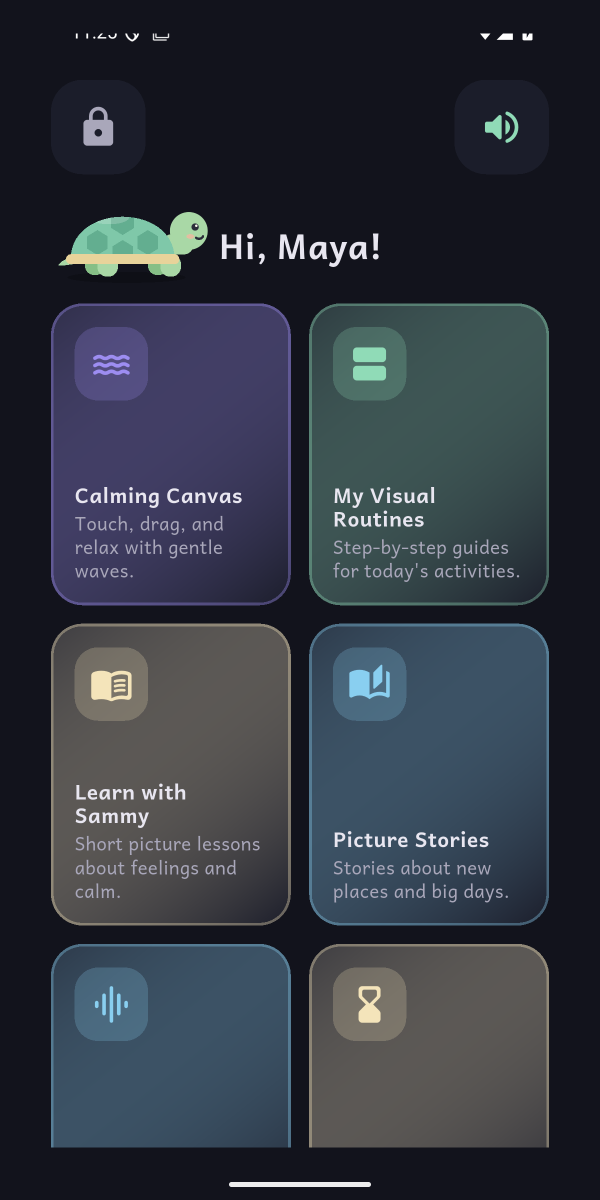
#> input picture store-assets/screenshots-play/phone-v12/02_hub.png, 1200 x 2400 px (shown at 1/2 size); its folder holds 4 pictures in this run
$ python make_website.py
#> lines starting #> are read from the running program, lines starting #| are printed output that depends on the picture
#!/usr/bin/env python3
"""Build the static website for https://safescape.homilabs.org into
firebase/hosting/: index (landing), privacy, terms and delete-account pages
with one shared header and footer. Plain HTML + CSS, relative .html links, so
it works on any static host.

    python3 scripts/make_website.py
"""
import pathlib

ROOT = pathlib.Path(__file__).resolve().parent.parent
OUT = ROOT / "firebase/hosting"
SITE = "https://safescape.homilabs.org"
EMAIL = "homilabs.smc@gmail.com"
PLAY = "https://play.google.com/store/apps/details?id=com.homilabs.safescape"
UPDATED = "28 September 2026"  # legal pages; content unchanged in v1.2

CSS = """:root {
  --bg: #12131C; --card: #1B1D2A; --raise: #262939; --text: #E8E6F0; --dim: #A9A7BA;
  --lav: #9D8DF1; --mint: #90DBB7; --sand: #F4E4BA; --blue: #89CFF0;
}
* { box-sizing: border-box; }
html { scroll-behavior: smooth; }
body { margin: 0; background: var(--bg); color: var(--text);
  font: 17px/1.65 system-ui, -apple-system, "Segoe UI", Roboto, "Noto Sans", sans-serif; }
a { color: var(--mint); }
a:hover { color: var(--sand); }
img { max-width: 100%; display: block; }
.wrap { max-width: 1040px; margin: 0 auto; padding: 0 20px; }
.narrow { max-width: 760px; }
header.site { border-bottom: 1px solid var(--raise); }
header.site .wrap { display: flex; align-items: center; gap: 12px; min-height: 64px; flex-wrap: wrap; }
.brand { display: flex; align-items: center; gap: 10px; color: var(--text); text-decoration: none; font-weight: 700; font-size: 18px; }
.brand img { width: 36px; height: 36px; border-radius: 10px; }
nav.top { margin-left: auto; display: flex; gap: 18px; flex-wrap: wrap; font-size: 15px; }
nav.top a { color: var(--dim); text-decoration: none; }
nav.top a:hover, nav.top a[aria-current] { color: var(--text); }
.hero { display: grid; grid-template-columns: 1.1fr .9fr; gap: 40px; align-items: center; padding: 56px 0 40px; }
.hero h1 { font-size: clamp(34px, 5vw, 50px); line-height: 1.1; margin: 0 0 14px; }
.hero h1 span { color: var(--lav); }
.lead { font-size: 19px; color: var(--dim); margin: 0 0 24px; }
.badges { display: flex; flex-wrap: wrap; gap: 8px; margin: 0 0 26px; padding: 0; list-style: none; }
.badges li { background: var(--card); border: 1px solid var(--raise); border-radius: 999px; padding: 4px 12px; font-size: 14px; color: var(--dim); }
.cta { display: inline-flex; align-items: center; gap: 10px; background: var(--lav); color: var(--bg); font-weight: 700;
  text-decoration: none; padding: 14px 22px; border-radius: 16px; }
.cta:hover { color: var(--bg); background: #b1a4f5; }
.cta svg { width: 22px; height: 22px; }
.note { font-size: 14px; color: var(--dim); margin-top: 10px; }
.phones { display: flex; justify-content: center; gap: 14px; }
.phone { border-radius: 26px; overflow: hidden; border: 6px solid #2b2e40; box-shadow: 0 20px 60px rgba(157,141,241,.18); background: var(--bg); }
.phone.small { width: 44%; margin-top: 40px; } .phone.big { width: 50%; }
section { padding: 40px 0; }
section h2 { font-size: 28px; margin: 0 0 8px; }
.sub { color: var(--dim); margin: 0 0 28px; }
.grid { display: grid; grid-template-columns: repeat(4, 1fr); gap: 18px; }
@media (max-width: 960px) { .grid { grid-template-columns: repeat(2, 1fr); } }
@media (max-width: 540px) { .grid { grid-template-columns: 1fr; } }
.card { background: var(--card); border: 1px solid var(--raise); border-radius: 22px; padding: 20px 22px; }
.card h3 { margin: 6px 0 6px; font-size: 19px; }
.card p { margin: 0; color: var(--dim); }
.card .shot { border-radius: 14px; margin: -4px -6px 14px; border: 1px solid var(--raise); width: calc(100% + 12px);
  height: auto; aspect-ratio: 4 / 5; object-fit: cover; object-position: top; }
.dot { width: 12px; height: 12px; border-radius: 50%; display: inline-block; }
.two { display: grid; grid-template-columns: 1fr 1fr; gap: 18px; }
ul.ticks { list-style: none; padding: 0; margin: 0; }
ul.ticks li { padding-left: 28px; position: relative; margin: 8px 0; }
ul.ticks li::before { content: "✓"; position: absolute; left: 0; color: var(--mint); font-weight: 700; }
.disclaimer { border-left: 4px solid var(--sand); background: var(--card); border-radius: 12px; padding: 14px 18px; color: var(--dim); }
footer.site { border-top: 1px solid var(--raise); margin-top: 40px; padding: 28px 0 40px; color: var(--dim); font-size: 15px; }
footer.site .wrap { display: flex; flex-wrap: wrap; gap: 10px 24px; align-items: center; }
footer.site nav { display: flex; flex-wrap: wrap; gap: 16px; margin-left: auto; }
/* Legal pages */
.doc h1 { font-size: 34px; margin: 36px 0 4px; }
.doc h2 { color: var(--lav); font-size: 21px; margin-top: 34px; }
.doc .meta { color: var(--dim); font-size: 15px; }
.doc table { border-collapse: collapse; width: 100%; font-size: 15px; }
.doc th, .doc td { text-align: left; padding: 9px 10px; border-bottom: 1px solid var(--raise); vertical-align: top; }
.doc th { color: var(--dim); font-weight: 600; }
.table-scroll { overflow-x: auto; }
.steps { counter-reset: s; list-style: none; padding: 0; }
.steps li { counter-increment: s; padding-left: 44px; position: relative; margin: 12px 0; }
.steps li::before { content: counter(s); position: absolute; left: 0; top: 0; width: 30px; height: 30px; border-radius: 50%;
  background: var(--lav); color: var(--bg); font-weight: 700; display: grid; place-items: center; }
code { background: var(--raise); padding: 1px 6px; border-radius: 6px; font-size: .92em; }
@media (max-width: 760px) {
  .hero { grid-template-columns: 1fr; padding-top: 32px; gap: 28px; }
  .two { grid-template-columns: 1fr; }
  nav.top { margin-left: 0; width: 100%; padding-bottom: 10px; }
  footer.site nav { margin-left: 0; }
}
"""

PLAY_ICON = ('<svg viewBox="0 0 24 24" aria-hidden="true"><path fill="currentColor" d="M3.6 2.2 13.4 12l-9.8 9.8c-.4-.2-.6-.6-.6-1.1V3.3'
             'c0-.5.2-.9.6-1.1Zm10.9 10.9 2.5 2.5-11 6.3 8.5-8.8Zm3.9-3.9 2.9 1.7c.8.5.8 1.7 0 2.2l-2.9 1.7-2.8-2.8 2.8-2.8ZM6 1.8l11 6.3'
             '-2.5 2.5L6 1.8Z"/></svg>')


# [35 lines left out: function page, not called in this run]


INDEX = f"""<main>
<div class="wrap">
  <section class="hero">
    <div>
      <h1>A calm place to play, breathe and get <span>ready for what's next.</span></h1>
      <p class="lead">Sensory SafeScape helps autistic and sensory-sensitive children (ages 2–10) calm down with gentle, touch-and-glow play,
        and get through the day's changes with simple picture routines.</p>
      <ul class="badges"><li>Free</li><li>No ads</li><li>No tracking</li><li>No sign-up</li><li>Works offline</li></ul>
      <a class="cta" href="{PLAY}">{PLAY_ICON} Get it on Google Play</a>
      <p class="note">For Android phones and tablets.</p>
    </div>
    <div class="phones">
      <div class="phone small"><img src="images/canvas.webp" alt="Calming Canvas with a breathing ring and Sammy the Turtle" width="360" height="749"></div>
      <div class="phone big"><img src="images/hub.webp" alt="The SafeScape home screen with four large cards" width="360" height="749"></div>
    </div>
  </section>

  <section id="features">
    <h2>Everything is gentle, predictable and in the child's control</h2>
    <p class="sub">Four simple spaces, big buttons, soft colours, and nothing that flashes, buzzes or says "wrong".</p>
    <div class="grid">
      <div class="card"><img class="shot" src="images/canvas.webp" alt="" loading="lazy" width="360" height="749">
        <h3>Calming Canvas</h3><p>Touch and drag with one finger, two hands or a whole palm to make soft, glowing waves. A slow breathing ring (4 s in, 6 s out) and Sammy the Turtle breathe along.</p></div>
      <div class="card"><img class="shot" src="images/routine.webp" alt="" loading="lazy" width="360" height="749">
        <h3>Visual Routines</h3><p>Picture steps for the doctor, dentist, haircut, school, bath and bedtime, with a First / Then strip and short stories read aloud. Make your own with your own photos.</p></div>
      <div class="card"><img class="shot" src="images/sounds.webp" alt="" loading="lazy" width="360" height="749">
        <h3>Soothing Sounds</h3><p>Warm hum, soft rain, ocean waves and a marimba lullaby, all filtered to remove sharp high pitches, with a slow fade-out for bedtime.</p></div>
      <div class="card"><img class="shot" src="images/wait.webp" alt="" loading="lazy" width="360" height="749">
        <h3>Wait Timer</h3><p>A soft disc slowly shrinks to show "a few more minutes", with a picture of what comes next. No numbers counting down and no alarm, just one low note.</p></div>
    </div>
  </section>

  <section id="learn">
    <h2>New: Learn with Sammy and Picture Stories</h2>
    <p class="sub">Calm skills and real-life preparation, in short picture pages read aloud. No scores and no wrong answers.</p>
    <div class="two">
      <div class="card"><img class="shot" src="images/lessons.webp" alt="" loading="lazy" width="360" height="749">
        <h3>Learn with Sammy</h3><p>Eight short lessons: My Body Talks, Feelings Have Names, My Calm-Down Tools, Too Loud Too Bright, When Plans Change, Asking for Help, Waiting My Turn and Playing Together. Each ends with a gentle practice: slow breaths, squeeze-and-let-go, a 5-4-3 noticing game or choosing what helps.</p></div>
      <div class="card"><img class="shot" src="images/story.webp" alt="" loading="lazy" width="360" height="749">
        <h3>Picture Stories</h3><p>Twelve calm, first-person stories for real situations: an airplane, a new school, a fire drill, a vaccine, guests, Eid, a power cut, a long car trip, a new baby, thunder, a wedding and losing a game. Grown-ups can write their own, with photos of the real place.</p></div>
    </div>
  </section>

  <section>
    <div class="two">
      <div class="card">
        <h2>Designed to be sensory-safe</h2>
        <ul class="ticks">
          <li>Dark, low-glare screens with soft pastels; never a white flash</li>
          <li>Low Motion mode, warm Soft Lighting and adjustable particle density</li>
          <li>Every sound pre-filtered below 6, 4 or 2.5 kHz, your choice</li>
          <li>72 dp touch targets and one-tap mute on every screen</li>
          <li>Errorless: no scores, timers that buzz or "try again"</li>
        </ul>
      </div>
      <div class="card">
        <h2>For parents and therapists</h2>
        <ul class="ticks">
          <li>Settings behind a grown-up check children can't pass</li>
          <li>Build routines with your own photos and words</li>
          <li>Several children, each with their own settings</li>
          <li>Calm minutes, favourite calming modes and routine progress</li>
          <li>One-tap PDF summary to share with an occupational therapist</li>
        </ul>
      </div>
    </div>
  </section>

  <section id="privacy">
    <div class="two">
      <div>
        <h2>Private by design</h2>
        <p class="sub">SafeScape stores as little as possible and never sells or shares it.</p>
        <ul class="ticks">
          <li>No account needed: open the app and play</li>
          <li>No ads, analytics or tracking tools</li>
          <li>No microphone, location or contacts; photos you add never leave the phone</li>
          <li>Optional private cloud backup you can switch off or delete at any time</li>
        </ul>
        <p><a href="privacy.html">Read the privacy policy</a> · <a href="delete-account.html">How to delete your data</a></p>
      </div>
      <div class="phones"><div class="phone big"><img src="images/progress.webp" alt="Grown-ups area showing calm minutes per day" loading="lazy" width="360" height="749"></div></div>
    </div>
  </section>

  <section>
    <p class="disclaimer">Sensory SafeScape is an educational and calming tool. It is not a medical device and does not diagnose or treat any condition.
      It does not replace advice from a doctor or therapist.</p>
  </section>
</div>
</main>"""

PRIVACY = f"""<main class="wrap narrow doc">
<h1>Privacy Policy</h1>
<p class="meta">Sensory SafeScape (Android app <code>com.homilabs.safescape</code>) by HomiLabs · Last updated {UPDATED}</p>

<p>Sensory SafeScape is made for children, so we collect as little as possible and never sell or share it. There are no ads, no analytics and no tracking tools in the app.</p>

<h2>What the app stores</h2>
<div class="table-scroll"><table>
<tr><th>Data</th><th>Why</th><th>Where</th></tr>
<tr><td>Child's nickname (optional) and age group (2–4, 5–7 or 8–10)</td><td>To greet the child and suggest calm settings</td><td>Device; cloud backup if on</td></tr>
<tr><td>Sensory settings (motion, lighting, sound filtering, colours)</td><td>To keep the app comfortable for the child</td><td>Device; cloud backup if on</td></tr>
<tr><td>Routines (titles, pictures chosen from the app, short stories)</td><td>To show step-by-step routines</td><td>Device; cloud backup if on</td></tr>
<tr><td>Photos a grown-up adds to routine steps</td><td>To show real places and objects</td><td><b>Device only. Never uploaded.</b></td></tr>
<tr><td>Activity times (for example "Calming Canvas, 6 minutes, lavender colours"; routine steps completed)</td><td>For the grown-ups' progress view and the optional PDF summary</td><td>Device; cloud backup if on</td></tr>
<tr><td>A random account ID, and the parent's email only if a parent chooses to add one</td><td>To keep the backup private and restore it on a new device</td><td>Google Firebase</td></tr>
</table></div>
<p>The app does <b>not</b> use the microphone or location, does not read contacts, does not record audio or video, and does not collect the child's real name, a photo of the child (unless a grown-up chooses one for a routine step, which stays on the device), or any advertising ID.</p>

<h2>Cloud backup</h2>
<p>By default, a private copy of the data above (except photos) is kept in Google Firebase (Cloud Firestore and Firebase Authentication) under a random anonymous ID. Only that account can read or write it. A grown-up can switch the backup off at any time in the app (Grown-ups area → Backup &amp; account); the data then stays only on the device. Google processes this data on our behalf under the <a href="https://firebase.google.com/support/privacy">Firebase terms</a>. Data is encrypted in transit and at rest.</p>

<h2>Permissions</h2>
<p>The app only asks for internet access (for the optional cloud backup). Adding a photo to a routine uses Android's own photo picker or camera, so the app never gets access to your photo library or camera.</p>

<h2>Sharing</h2>
<p>We do not sell, rent or share data with anyone. The PDF summary is only created when a grown-up taps "Export", and it is only shared where the grown-up chooses (for example with a therapist).</p>

<h2>Children</h2>
<p>The app is designed for children under the supervision of a parent, carer or therapist, and follows Google Play's Families Policy. Settings, account options, links and sharing are behind a question young children can't answer. No personal information is collected from the child beyond the optional nickname entered by a grown-up.</p>

<h2>Keeping and deleting data</h2>
<p>Data is kept until you delete it. In the app: Grown-ups area → Backup &amp; account → <b>Delete account and all cloud data</b> removes everything from the device and the cloud immediately. You can also remove a single child in the Children tab. If you no longer have the app, see <a href="delete-account.html">how to delete your data</a>.</p>

<h2>Your rights</h2>
<p>You can ask us what data we hold about you, ask for a copy, correct it, or have it deleted, by emailing <a href="mailto:{EMAIL}">{EMAIL}</a>. We reply within 30 days.</p>

<h2>Changes</h2>
<p>If this policy changes, we will update this page and the date above.</p>

<h2>Contact</h2>
<p>HomiLabs · <a href="mailto:{EMAIL}">{EMAIL}</a></p>
</main>"""

TERMS = f"""<main class="wrap narrow doc">
<h1>Terms and Conditions</h1>
<p class="meta">Sensory SafeScape (Android app <code>com.homilabs.safescape</code>) by HomiLabs · Last updated {UPDATED}</p>

<p>These terms apply to your use of the Sensory SafeScape app. By installing or using the app you agree to them. If you don't agree, please uninstall the app.</p>

<h2>1. What the app is</h2>
<p>Sensory SafeScape offers calming sensory activities (the Calming Canvas and Soothing Sounds), visual routines and a wait timer for children, with settings and a usage summary for parents, carers and therapists. It is free and has no ads or in-app purchases.</p>

<h2>2. Not a medical device</h2>
<p class="disclaimer">Sensory SafeScape is an educational and calming tool. It is <b>not a medical device</b> and does not diagnose, treat, cure or prevent any condition, including autism or sensory processing differences. It does not replace advice or therapy from a doctor, occupational therapist, speech therapist or other qualified professional. The progress view and PDF summary report how the app was used; they are not a clinical assessment.</p>
<p>If a child is in distress, unwell or unsafe, seek help from a qualified person or emergency services. Do not rely on the app.</p>

<h2>3. Adult supervision</h2>
<p>The app is meant to be set up and supervised by a parent, carer, teacher or therapist ("grown-up"). Grown-ups are responsible for choosing settings that suit the child (for example sound level, motion and lighting), for deciding how long the child uses the device, and for any photos or text they add to routines. Stop using the app if it seems to upset or overstimulate the child.</p>

<h2>4. Your account and data</h2>
<p>No sign-up is needed. If you turn on cloud backup or add an email, you are responsible for keeping your password safe. How we handle data is explained in the <a href="privacy.html">Privacy Policy</a>. You can delete your data at any time (see <a href="delete-account.html">Delete my account</a>).</p>

<h2>5. Acceptable use</h2>
<p>Please don't copy, resell, reverse-engineer or modify the app, misuse the cloud backup service, try to access other people's data, or use the app for anything unlawful.</p>

<h2>6. Content you add</h2>
<p>Routine titles, stories and photos you add remain yours. Photos stay on your device. Text is included in your private cloud backup only if backup is on, and only to provide that backup to you.</p>

<h2>7. Intellectual property</h2>
<p>The app, its design, code, sounds and characters (including Sammy the Turtle) belong to HomiLabs. Routine pictures come from Noto Emoji by Google (Apache License 2.0); the Andika font is by SIL International (SIL Open Font License 1.1).</p>

<h2>8. Availability and changes</h2>
<p>We work to keep the app and its backup service running, but we can't promise they will always be available or error-free. We may update, change or stop features. The app works without internet; only the cloud backup needs a connection.</p>

<h2>9. No warranty and limitation of liability</h2>
<p>The app is provided free of charge, "as is" and "as available". To the extent the law allows, HomiLabs gives no warranties and is not liable for any indirect or consequential loss, or for loss of data, arising from using or being unable to use the app. Nothing in these terms limits rights you have under consumer law that cannot be excluded.</p>

<h2>10. Changes to these terms</h2>
<p>We may update these terms. The date above shows the latest version; continuing to use the app after a change means you accept the updated terms.</p>

<h2>11. Governing law</h2>
<p>These terms are governed by the laws of Pakistan, without affecting any mandatory consumer protections of the country where you live.</p>

<h2>12. Contact</h2>
<p>HomiLabs · <a href="mailto:{EMAIL}">{EMAIL}</a></p>
</main>"""

DELETE = f"""<main class="wrap narrow doc">
<h1>Delete my account and data</h1>
<p class="meta">Sensory SafeScape by HomiLabs (<code>com.homilabs.safescape</code>)</p>
<p>You can delete your Sensory SafeScape account and all of its data at any time, in the app or by email.</p>

<div class="card">
<h2 style="margin-top:4px">Option 1: in the app (immediate)</h2>
<ol class="steps">
<li>Open SafeScape and tap the <b>lock</b> at the top-left of the home screen.</li>
<li>Answer the grown-up question.</li>
<li>Open the <b>Backup &amp; account</b> tab.</li>
<li>Tap <b>Delete account and all cloud data</b> and confirm (if you added an email, enter your password).</li>
</ol>
<p>This permanently deletes every child profile, routine, photo and activity record from the device and from our cloud backup, and closes the account. It cannot be undone.</p>
</div>

<div class="card" style="margin-top:18px">
<h2 style="margin-top:4px">Option 2: by email (if you no longer have the app)</h2>
<p>Email <a href="mailto:{EMAIL}?subject=SafeScape%20account%20deletion">{EMAIL}</a> with the subject <b>"SafeScape account deletion"</b>, from the email address linked to your SafeScape backup. We delete the account and all its data within 30 days and confirm by email.</p>
<p class="meta">If you never linked an email, your backup is anonymous: uninstalling the app removes the copy on the phone, and the anonymous cloud copy cannot be linked to you. You can still ask us to delete it by sending the Account ID shown in the app (Grown-ups area → Backup &amp; account).</p>
</div>

<h2>What is deleted</h2>
<ul class="ticks">
<li>Child nicknames and age groups</li>
<li>Sensory settings and routines</li>
<li>Activity times and progress</li>
<li>The account itself, including the email if one was linked</li>
</ul>
<p>Nothing is kept after deletion. Photos added to routines were only ever stored on the phone and are removed from it too.</p>

<h2>Only want to stop the cloud backup?</h2>
<p>In Grown-ups area → Backup &amp; account, switch off <b>Private cloud backup</b>. Everything then stays only on the phone.</p>
</main>"""


SHOTS = ROOT / "store-assets/screenshots-play/phone-v12"
# web image name -> store screenshot (made by take_screenshots.sh + make_store_assets.py)
WEB_IMAGES = {"hub": "02_hub", "canvas": "03_canvas", "routine": "05_routine", "sounds": "06_sounds",
              "wait": "07_wait", "progress": "08_progress", "lessons": "11_lessons", "story": "15_story"}


def web_images():
    """360 px WebP versions of the store screenshots (2:1 padding and the
    navigation bar cropped off), so the site always shows the current app."""
    from PIL import Image
    if not SHOTS.exists():
        print("no", SHOTS, "- keeping the existing images/")
        return
    (OUT / "images").mkdir(exist_ok=True)
    for web, shot in WEB_IMAGES.items():
        im = Image.open(SHOTS / f"{shot}.png").convert("RGB")
#> im is the input picture: PIL image 1200x2400 RGB; mean R, G, B 49.5, 55.4, 65.5
        w, h = im.size
        pad = (w - round(h * 0.45)) // 2 if w > h * 0.45 else 0
        im = im.crop((pad, 0, w - pad, round(h * 0.94)))
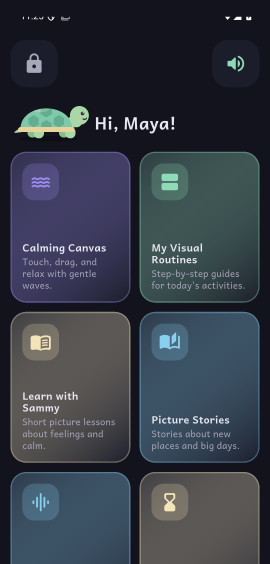
#> im: PIL image 1080x2256 RGB (shown at 1/4 size); mean R, G, B 54.2, 60.8, 71.1
        im = im.resize((360, round(360 * im.height / im.width)), Image.LANCZOS)
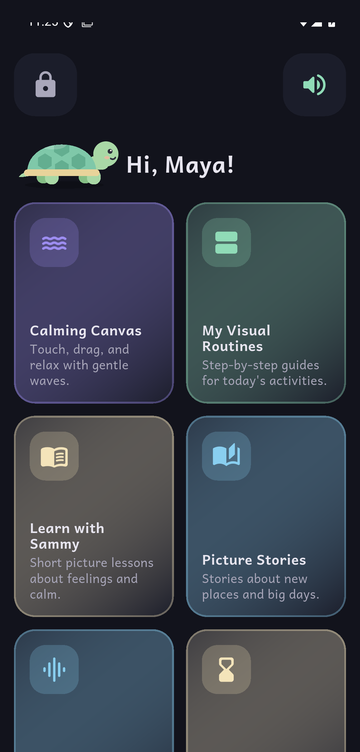
#> im: PIL image 360x752 RGB; mean R, G, B 54.2, 60.8, 71.1
        im = im.crop((0, 0, 360, min(im.height, 749)))
#> im: PIL image 360x749 RGB
#> (the rest of the program and of its run is left out)
